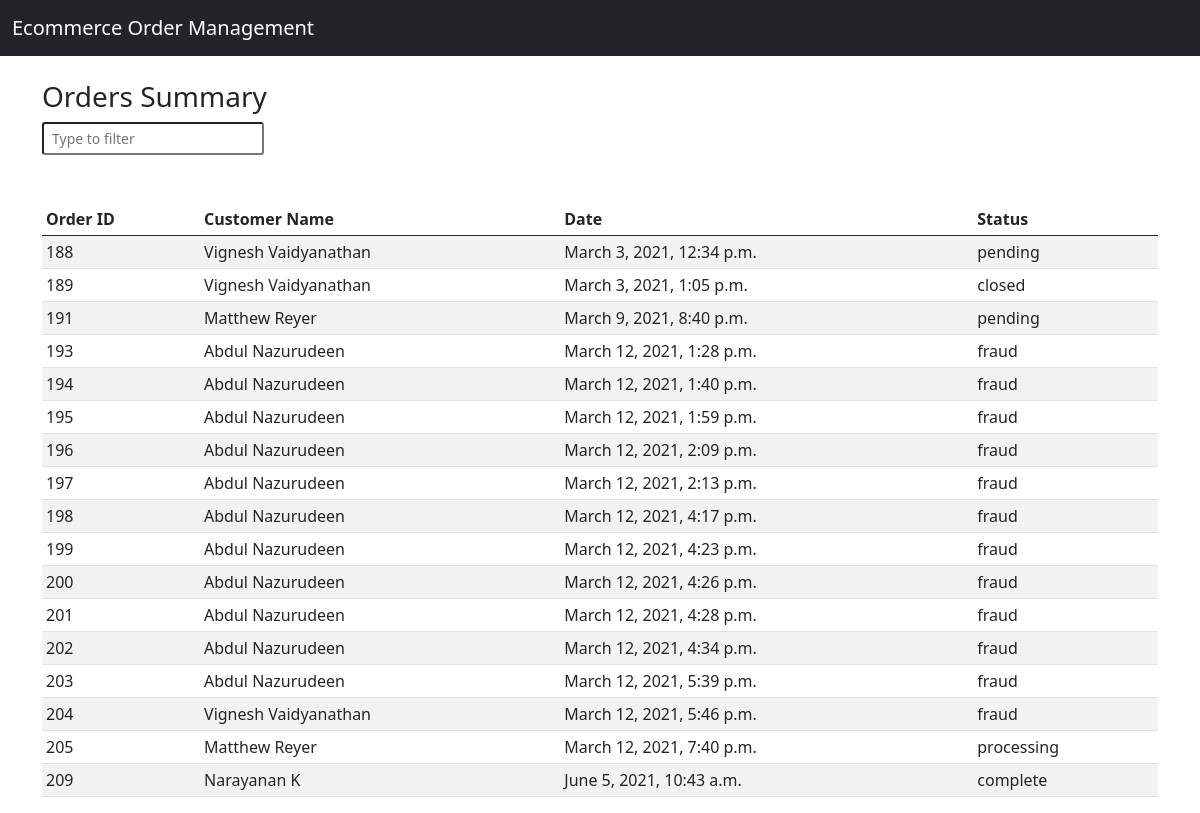
Screenshot of /orders/ with the database file from the repository.
### orders/models.py (models this page shows, shortened)
class Orders(models.Model):
    order_id = models.IntegerField(primary_key=True)
    customer = models.CharField(max_length=50)
    order_date = models.DateTimeField()
    status = models.CharField(max_length=25)
    shipping_name = models.CharField(max_length=50, null=True)
    shipping_address = models.TextField(null=True)
    contact = models.CharField(max_length=10, null=True)
    products = models.ManyToManyField(Products)
    class Meta:
        db_table = 'orders'
        unique_together = (('customer', 'order_date', 'status'),)

### orders/views.py (the view)
# urls.py: path('orders/', views.ListOrders, name='order_list'),
def ListOrders(request):
    orders = Orders.objects.all()
    args = {
        'orders': orders
    }
    return render(request, "Orders/orders_list.html", args)

### orders/templates/orders/orders_list.html (shortened to what this page needs)
{% extends "Orders/base.html" %}
{% load static %}
{% block content %}
<h3 class="container">Orders Summary</h3>
<div class="container">
    <div><input class="form-control-sm" id="myInput" type="text" placeholder="Type to filter"></div>
    <br>
    <br>
    <table class="table table-striped table-sm sortable" cellspacing="0" width="100%">
        <thead>
            <tr>
                <th class="th-sm">Order ID</th>
                <th class="th-sm">Customer Name</th>
                <th class="th-sm">Date</th>
                <th class="th-sm">Status</th>
            </tr>
        </thead>
        <tbody id="ordersTable">
        {% for order in orders %}
            <tr>
                <td>{{order.order_id}}</td>
                <td>{{order.customer}}</td>
                <td>{{order.order_date}}</td>
                <td>{{order.status}}</td>
            </tr>
        {% endfor %}
        </tbody>
    </table>
</div>
{% endblock %}

### orders/templates/orders/base.html (shortened to what this page needs)
<!doctype html>
{% load static %}
<html lang="en">
  <head>
    <link href="https://cdn.jsdelivr.net/npm/bootstrap@5.0.2/dist/css/bootstrap.min.css" rel="stylesheet">
    <link src="{% static 'orders/css/style.css' %}" rel="stylesheet" type="text/css">
    <link rel="stylesheet" href="https://use.fontawesome.com/releases/v5.8.2/css/all.css">
  </head>
  <body>
      <nav class="navbar navbar-dark bg-dark">
          <div class="container-fluid">
              <span class="navbar-brand">Ecommerce Order Management</span>
          </div>
      </nav>
      <br>
    {% block content %}
    {% endblock %}
  </body>
</html>

### rows the page displays
Orders: order_id "188", customer "Vignesh Vaidyanathan", order_date "March 3, 2021, 12:34 p.m.", status "pending"
Orders: order_id "189", customer "Vignesh Vaidyanathan", order_date "March 3, 2021, 1:05 p.m.", status "closed"
Orders: order_id "191", customer "Matthew Reyer", order_date "March 9, 2021, 8:40 p.m.", status "pending"
Orders: order_id "193", customer "Abdul Nazurudeen", order_date "March 12, 2021, 1:28 p.m.", status "fraud"
Orders: order_id "194", customer "Abdul Nazurudeen", order_date "March 12, 2021, 1:40 p.m.", status "fraud"
Orders: order_id "195", customer "Abdul Nazurudeen", order_date "March 12, 2021, 1:59 p.m.", status "fraud"
Orders: order_id "196", customer "Abdul Nazurudeen", order_date "March 12, 2021, 2:09 p.m.", status "fraud"
Orders: order_id "197", customer "Abdul Nazurudeen", order_date "March 12, 2021, 2:13 p.m.", status "fraud"
Orders: order_id "198", customer "Abdul Nazurudeen", order_date "March 12, 2021, 4:17 p.m.", status "fraud"
Orders: order_id "199", customer "Abdul Nazurudeen", order_date "March 12, 2021, 4:23 p.m.", status "fraud"
Orders: order_id "200", customer "Abdul Nazurudeen", order_date "March 12, 2021, 4:26 p.m.", status "fraud"
Orders: order_id "201", customer "Abdul Nazurudeen", order_date "March 12, 2021, 4:28 p.m.", status "fraud"
Orders: order_id "202", customer "Abdul Nazurudeen", order_date "March 12, 2021, 4:34 p.m.", status "fraud"
Orders: order_id "203", customer "Abdul Nazurudeen", order_date "March 12, 2021, 5:39 p.m.", status "fraud"
Orders: order_id "204", customer "Vignesh Vaidyanathan", order_date "March 12, 2021, 5:46 p.m.", status "fraud"
Orders: order_id "205", customer "Matthew Reyer", order_date "March 12, 2021, 7:40 p.m.", status "processing"
Orders: order_id "209", customer "Narayanan K", order_date "June 5, 2021, 10:43 a.m.", status "complete"
